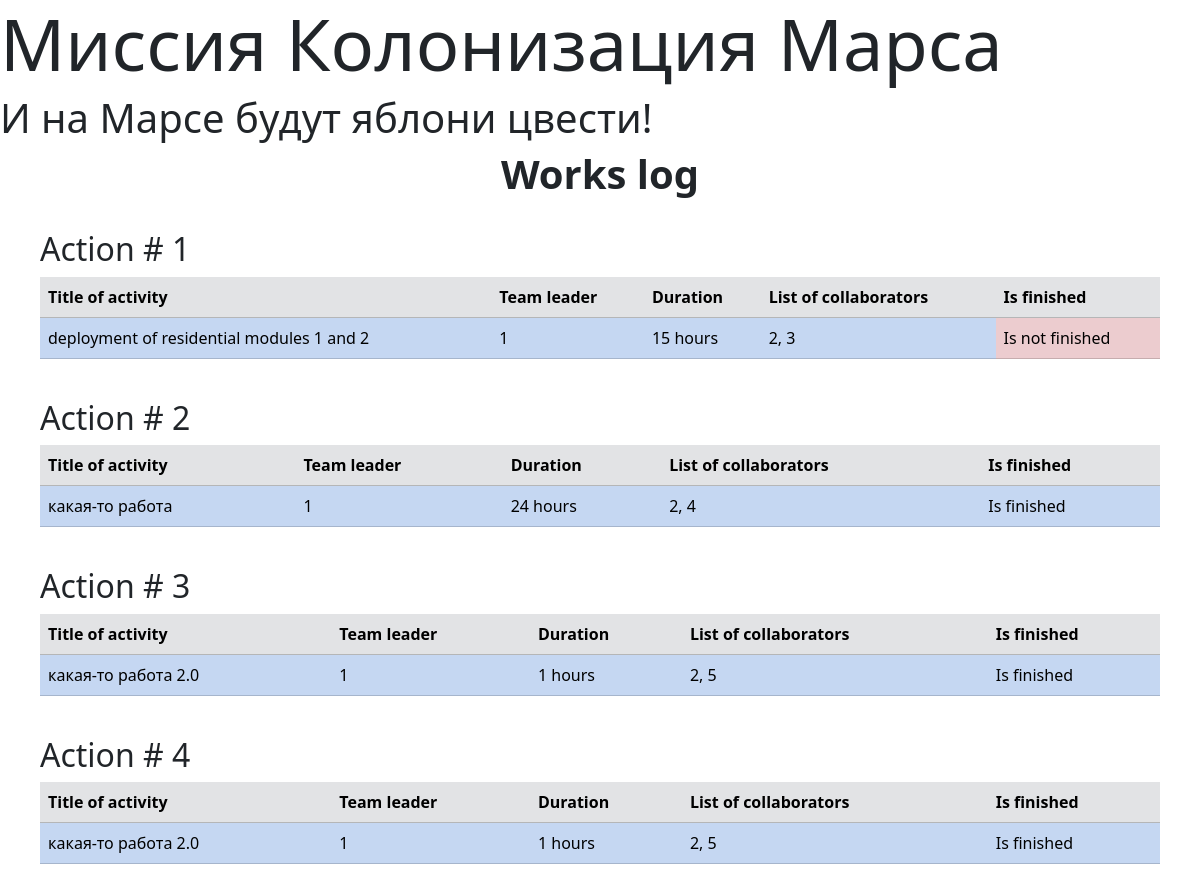
The page / on the database its author committed.
### data/jobs.py (models this page shows)
class Jobs(SqlAlchemyBase):
    __tablename__ = 'jobs'
    id = sqlalchemy.Column(sqlalchemy.Integer,
                           primary_key=True, autoincrement=True)
    team_leader = sqlalchemy.Column(sqlalchemy.Integer, sqlalchemy.ForeignKey('users.id'))
    job = sqlalchemy.Column(sqlalchemy.String)
    work_size = sqlalchemy.Column(sqlalchemy.Integer)
    collaborators = sqlalchemy.Column(sqlalchemy.String)
    start_date = sqlalchemy.Column(sqlalchemy.DateTime, default=datetime.datetime.now)
    end_date = sqlalchemy.Column(sqlalchemy.DateTime, default=datetime.datetime.now)
    is_finished = sqlalchemy.Column(sqlalchemy.Boolean)

### main.py (the view)
@app.route('/')
def index():
    db_session.global_init('db/mars_explorer.db')
    db_sess = db_session.create_session()
    jobs = db_sess.query(Jobs)
    return render_template('jobs.html', jobs=jobs)

### data/db_session.py (called while the page is built, shortened)
def global_init(db_file):
    global __factory
    if __factory:
        return

def create_session() -> Session:
    global __factory
    return __factory()

### templates/jobs.html (shortened to what this page needs)
{% extends "base.html" %}
{% block content %}
<h1 align="center"><strong>Works log</strong></h1>
<br>
<div class="space">
{% for job in jobs %}
<h2>Action # {{ loop.index }}</h2>
<table class="table table-striped">
  <thead class="table-secondary">
    <tr>
      <th>Title of activity</th>
      <th>Team leader</th>
      <th>Duration</th>
      <th>List of collaborators</th>
      <th>Is finished</th>
    </tr>
  </thead>
  <tbody class="table-primary">
    <tr>
      <td>{{job.job}}</td>
      <td>{{job.team_leader}}</td>
      <td>{{job.work_size}} hours</td>
      <td>{{job.collaborators}}</td>
      {% if job.is_finished %}
      <td>Is finished</td>
      {% else %}
      <td class="table-danger">Is not finished</td>
      {% endif %}
    </tr>
  </tbody>
</table>
<br>
{% endfor %}
</div>
{% endblock %}

### templates/base.html (shortened to what this page needs)
<!DOCTYPE html>
<html lang="en">
<head>
    <link href="https://cdn.jsdelivr.net/npm/bootstrap@5.3.2/dist/css/bootstrap.min.css" rel="stylesheet">
    <link href="../static/css/style.css" rel="stylesheet">
</head>
<body>
<h1 class="display-2"><strong>Миссия Колонизация Марса</strong></h1>
<h5 class="display-6">И на Марсе будут яблони цвести!</h5>
{% block content %}{% endblock %}
</body>
</html>

### static/css/style.css (style rules this page uses)
.space { text-align: left; padding-left: 40px; padding-right: 40px; }

### rows shown on the page
Jobs: job "deployment of residential modules 1 and 2", team_leader "1", work_size "15", collaborators "2, 3", is_finished "Is not finished"
Jobs: job "какая-то работа", team_leader "1", work_size "24", collaborators "2, 4", is_finished "Is finished"
Jobs: job "какая-то работа 2.0", team_leader "1", work_size "1", collaborators "2, 5", is_finished "Is finished"
Jobs: job "какая-то работа 2.0", team_leader "1", work_size "1", collaborators "2, 5", is_finished "Is finished"
